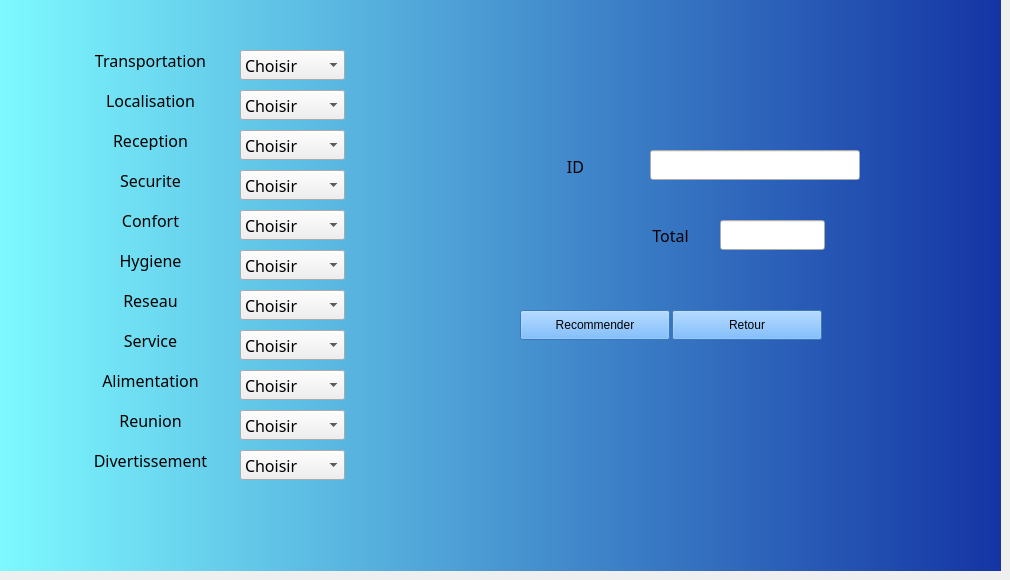
   <widget class="QWidget" name="Recommendation_2">
    <attribute name="icon">
     <iconset resource="Ressources.qrc">
      <normaloff>:/Boutons/Bottons/Recommendation.png</normaloff>:/Boutons/Bottons/Recommendation.png</iconset>
    </attribute>
    <attribute name="title">
     <string>Recommendation</string>
    </attribute>
    <widget class="QLabel" name="labeladdid_14">
     <property name="geometry">
      <rect>
       <x>80</x>
       <y>50</y>
       <width>141</width>
       <height>20</height>
      </rect>
     </property>
     <property name="font">
      <font>
       <family>Franklin Gothic Demi Cond</family>
       <pointsize>12</pointsize>
       <weight>50</weight>
       <italic>false</italic>
       <bold>false</bold>
      </font>
     </property>
     <property name="text">
      <string>Transportation</string>
     </property>
     <property name="alignment">
      <set>Qt::AlignCenter</set>
     </property>
    </widget>
    <widget class="QLabel" name="labeladdid_15">
     <property name="geometry">
      <rect>
       <x>80</x>
       <y>90</y>
       <width>141</width>
       <height>20</height>
      </rect>
     </property>
     <property name="font">
      <font>
       <family>Franklin Gothic Demi Cond</family>
       <pointsize>12</pointsize>
       <weight>50</weight>
       <italic>false</italic>
       <bold>false</bold>
      </font>
     </property>
     <property name="text">
      <string>Localisation</string>
     </property>
     <property name="alignment">
      <set>Qt::AlignCenter</set>
     </property>
    </widget>
    <widget class="QLabel" name="labeladdid_16">
     <property name="geometry">
      <rect>
       <x>80</x>
       <y>130</y>
       <width>141</width>
       <height>20</height>
      </rect>
     </property>
     <property name="font">
      <font>
       <family>Franklin Gothic Demi Cond</family>
       <pointsize>12</pointsize>
       <weight>50</weight>
       <italic>false</italic>
       <bold>false</bold>
      </font>
     </property>
     <property name="text">
      <string>Reception</string>
     </property>
     <property name="alignment">
      <set>Qt::AlignCenter</set>
     </property>
    </widget>
    <widget class="QLabel" name="labeladdid_17">
     <property name="geometry">
      <rect>
       <x>80</x>
       <y>170</y>
       <width>141</width>
       <height>20</height>
      </rect>
     </property>
     <property name="font">
      <font>
       <family>Franklin Gothic Demi Cond</family>
       <pointsize>12</pointsize>
       <weight>50</weight>
       <italic>false</italic>
       <bold>false</bold>
      </font>
     </property>
     <property name="text">
      <string>Securite</string>
     </property>
     <property name="alignment">
      <set>Qt::AlignCenter</set>
     </property>
    </widget>
    <widget class="QLabel" name="labeladdid_18">
     <property name="geometry">
      <rect>
       <x>80</x>
       <y>210</y>
       <width>141</width>
       <height>20</height>
      </rect>
     </property>
     <property name="font">
      <font>
       <family>Franklin Gothic Demi Cond</family>
       <pointsize>12</pointsize>
       <weight>50</weight>
       <italic>false</italic>
       <bold>false</bold>
      </font>
     </property>
     <property name="text">
      <string>Confort</string>
     </property>
     <property name="alignment">
      <set>Qt::AlignCenter</set>
     </property>
    </widget>
    <widget class="QLabel" name="labeladdid_19">
     <property name="geometry">
      <rect>
       <x>80</x>
       <y>250</y>
       <width>141</width>
       <height>21</height>
      </rect>
     </property>
     <property name="font">
      <font>
       <family>Franklin Gothic Demi Cond</family>
       <pointsize>12</pointsize>
       <weight>50</weight>
       <italic>false</italic>
       <bold>false</bold>
      </font>
     </property>
     <property name="text">
      <string>Hygiene</string>
     </property>
     <property name="alignment">
      <set>Qt::AlignCenter</set>
     </property>
    </widget>
    <widget class="QLabel" name="labeladdid_20">
     <property name="geometry">
      <rect>
       <x>80</x>
       <y>290</y>
       <width>141</width>
       <height>20</height>
      </rect>
     </property>
     <property name="font">
      <font>
       <family>Franklin Gothic Demi Cond</family>
       <pointsize>12</pointsize>
       <weight>50</weight>
       <italic>false</italic>
       <bold>false</bold>
      </font>
     </property>
     <property name="text">
      <string>Reseau</string>
     </property>
     <property name="alignment">
      <set>Qt::AlignCenter</set>
     </property>
    </widget>
    <widget class="QLabel" name="labeladdid_21">
     <property name="geometry">
      <rect>
       <x>80</x>
       <y>450</y>
       <width>141</width>
       <height>20</height>
      </rect>
     </property>
     <property name="font">
      <font>
       <family>Franklin Gothic Demi Cond</family>
       <pointsize>12</pointsize>
       <weight>50</weight>
       <italic>false</italic>
       <bold>false</bold>
      </font>
     </property>
     <property name="text">
      <string>Divertissement</string>
     </property>
     <property name="alignment">
      <set>Qt::AlignCenter</set>
     </property>
    </widget>
    <widget class="QLabel" name="labeladdid_22">
     <property name="geometry">
      <rect>
       <x>80</x>
       <y>410</y>
       <width>141</width>
       <height>20</height>
      </rect>
     </property>
     <property name="font">
      <font>
       <family>Franklin Gothic Demi Cond</family>
       <pointsize>12</pointsize>
       <weight>50</weight>
       <italic>false</italic>
       <bold>false</bold>
      </font>
     </property>
     <property name="text">
      <string>Reunion</string>
     </property>
     <property name="alignment">
      <set>Qt::AlignCenter</set>
     </property>
    </widget>
    <widget class="QLabel" name="labeladdid_23">
     <property name="geometry">
      <rect>
       <x>80</x>
       <y>330</y>
       <width>141</width>
       <height>20</height>
      </rect>
     </property>
     <property name="font">
      <font>
       <family>Franklin Gothic Demi Cond</family>
       <pointsize>12</pointsize>
       <weight>50</weight>
       <italic>false</italic>
       <bold>false</bold>
      </font>
     </property>
     <property name="text">
      <string>Service</string>
     </property>
     <property name="alignment">
      <set>Qt::AlignCenter</set>
     </property>
    </widget>
    <widget class="QLabel" name="labeladdid_24">
     <property name="geometry">
      <rect>
       <x>80</x>
       <y>370</y>
       <width>141</width>
       <height>20</height>
      </rect>
     </property>
     <property name="font">
      <font>
       <family>Franklin Gothic Demi Cond</family>
       <pointsize>12</pointsize>
       <weight>50</weight>
       <italic>false</italic>
       <bold>false</bold>
      </font>
     </property>
     <property name="text">
      <string>Alimentation</string>
     </property>
     <property name="alignment">
      <set>Qt::AlignCenter</set>
     </property>
    </widget>
    <widget class="QPushButton" name="pushButton_16">
     <property name="geometry">
      <rect>
       <x>520</x>
       <y>310</y>
       <width>150</width>
       <height>30</height>
      </rect>
     </property>
     <property name="styleSheet">
      <string notr="true">font: 12pt &quot;Franklin Gothic Demi Cond&quot;;
background-color: rgb(85, 170, 255);
selection-color: rgb(85, 255, 255);
selection-background-color: rgb(255, 255, 255);</string>
     </property>
     <property name="text">
      <string>Recommender</string>
     </property>
     <property name="icon">
      <iconset resource="Ressources.qrc">
       <normaloff>:/Boutons/Bottons/Recommendation.png</normaloff>:/Boutons/Bottons/Recommendation.png</iconset>
     </property>
    </widget>
    <widget class="QPushButton" name="pushButton_17">
     <property name="geometry">
      <rect>
       <x>672</x>
       <y>310</y>
       <width>150</width>
       <height>30</height>
      </rect>
     </property>
     <property name="styleSheet">
      <string notr="true">font: 12pt &quot;Franklin Gothic Demi Cond&quot;;
background-color: rgb(85, 170, 255);
selection-color: rgb(85, 255, 255);
selection-background-color: rgb(255, 255, 255);</string>
     </property>
     <property name="text">
      <string>Retour</string>
     </property>
     <property name="icon">
      <iconset resource="Ressources.qrc">
       <normaloff>:/Boutons/Bottons/Retour.png</normaloff>:/Boutons/Bottons/Retour.png</iconset>
     </property>
    </widget>
    <widget class="QLabel" name="labelupdateid_4">
     <property name="geometry">
      <rect>
       <x>500</x>
       <y>156</y>
       <width>151</width>
       <height>20</height>
      </rect>
     </property>
     <property name="font">
      <font>
       <family>Franklin Gothic Demi Cond</family>
       <pointsize>12</pointsize>
       <weight>50</weight>
       <italic>false</italic>
       <bold>false</bold>
      </font>
     </property>
     <property name="text">
      <string>ID</string>
     </property>
     <property name="alignment">
      <set>Qt::AlignCenter</set>
     </property>
    </widget>
    <widget class="QLineEdit" name="id_reco">
     <property name="geometry">
      <rect>
       <x>650</x>
       <y>150</y>
       <width>210</width>
       <height>30</height>
      </rect>
     </property>
     <property name="font">
      <font>
       <family>Franklin Gothic Demi Cond</family>
       <pointsize>12</pointsize>
       <weight>50</weight>
       <italic>false</italic>
       <bold>false</bold>
      </font>
     </property>
     <property name="dragEnabled">
      <bool>false</bool>
     </property>
     <property name="readOnly">
      <bool>false</bool>
     </property>
    </widget>
    <widget class="QLabel" name="labelupdateid_6">
     <property name="geometry">
      <rect>
       <x>640</x>
       <y>220</y>
       <width>61</width>
       <height>31</height>
      </rect>
     </property>
     <property name="font">
      <font>
       <family>Franklin Gothic Demi Cond</family>
       <pointsize>12</pointsize>
       <weight>50</weight>
       <italic>false</italic>
       <bold>false</bold>
      </font>
     </property>
     <property name="text">
      <string>Total</string>
     </property>
     <property name="alignment">
      <set>Qt::AlignCenter</set>
     </property>
    </widget>
    <widget class="QLineEdit" name="total">
     <property name="geometry">
      <rect>
       <x>720</x>
       <y>220</y>
       <width>105</width>
       <height>30</height>
      </rect>
     </property>
     <property name="readOnly">
      <bool>true</bool>
     </property>
    </widget>
    <widget class="QComboBox" name="aa">
     <property name="geometry">
      <rect>
       <x>240</x>
       <y>50</y>
       <width>105</width>
       <height>30</height>
      </rect>
     </property>
     <property name="font">
      <font>
       <family>Franklin Gothic Demi Cond</family>
       <pointsize>12</pointsize>
       <weight>50</weight>
       <italic>false</italic>
       <bold>false</bold>
      </font>
     </property>
     <item>
      <property name="text">
       <string>Choisir</string>
      </property>
     </item>
     <item>
      <property name="text">
       <string>1</string>
      </property>
      <property name="icon">
       <iconset resource="Ressources.qrc">
        <normaloff>:/Boutons/Bottons/Star.png</normaloff>:/Boutons/Bottons/Star.png</iconset>
      </property>
     </item>
     <item>
      <property name="text">
       <string>2</string>
      </property>
      <property name="icon">
       <iconset resource="Ressources.qrc">
        <normaloff>:/Boutons/Bottons/Star.png</normaloff>:/Boutons/Bottons/Star.png</iconset>
      </property>
     </item>
     <item>
      <property name="text">
       <string>3</string>
      </property>
      <property name="icon">
       <iconset resource="Ressources.qrc">
        <normaloff>:/Boutons/Bottons/Star.png</normaloff>:/Boutons/Bottons/Star.png</iconset>
      </property>
     </item>
     <item>
      <property name="text">
       <string>4</string>
      </property>
      <property name="icon">
       <iconset resource="Ressources.qrc">
        <normaloff>:/Boutons/Bottons/Star.png</normaloff>:/Boutons/Bottons/Star.png</iconset>
      </property>
     </item>
     <item>
      <property name="text">
       <string>5</string>
      </property>
      <property name="icon">
       <iconset resource="Ressources.qrc">
        <normaloff>:/Boutons/Bottons/Star.png</normaloff>:/Boutons/Bottons/Star.png</iconset>
      </property>
     </item>
    </widget>
    <widget class="QComboBox" name="bb">
     <property name="geometry">
      <rect>
       <x>240</x>
       <y>90</y>
       <width>105</width>
       <height>30</height>
      </rect>
     </property>
     <property name="font">
      <font>
       <family>Franklin Gothic Demi Cond</family>
       <pointsize>12</pointsize>
       <weight>50</weight>
       <italic>false</italic>
       <bold>false</bold>
      </font>
     </property>
     <item>
      <property name="text">
       <string>Choisir</string>
      </property>
     </item>
     <item>
      <property name="text">
       <string>1</string>
      </property>
      <property name="icon">
       <iconset resource="Ressources.qrc">
        <normaloff>:/Boutons/Bottons/Star.png</normaloff>:/Boutons/Bottons/Star.png</iconset>
      </property>
     </item>
     <item>
      <property name="text">
       <string>2</string>
      </property>
      <property name="icon">
       <iconset resource="Ressources.qrc">
        <normaloff>:/Boutons/Bottons/Star.png</normaloff>:/Boutons/Bottons/Star.png</iconset>
      </property>
     </item>
     <item>
      <property name="text">
       <string>3</string>
      </property>
      <property name="icon">
       <iconset resource="Ressources.qrc">
        <normaloff>:/Boutons/Bottons/Star.png</normaloff>:/Boutons/Bottons/Star.png</iconset>
      </property>
     </item>
     <item>
      <property name="text">
       <string>4</string>
      </property>
      <property name="icon">
       <iconset resource="Ressources.qrc">
        <normaloff>:/Boutons/Bottons/Star.png</normaloff>:/Boutons/Bottons/Star.png</iconset>
      </property>
     </item>
     <item>
      <property name="text">
       <string>5</string>
      </property>
      <property name="icon">
       <iconset resource="Ressources.qrc">
        <normaloff>:/Boutons/Bottons/Star.png</normaloff>:/Boutons/Bottons/Star.png</iconset>
      </property>
     </item>
    </widget>
    <widget class="QComboBox" name="cc">
     <property name="geometry">
      <rect>
       <x>240</x>
       <y>130</y>
       <width>105</width>
       <height>30</height>
      </rect>
     </property>
     <property name="font">
      <font>
       <family>Franklin Gothic Demi Cond</family>
       <pointsize>12</pointsize>
       <weight>50</weight>
       <italic>false</italic>
       <bold>false</bold>
      </font>
     </property>
     <item>
      <property name="text">
       <string>Choisir</string>
      </property>
     </item>
     <item>
      <property name="text">
       <string>1</string>
      </property>
      <property name="icon">
       <iconset resource="Ressources.qrc">
        <normaloff>:/Boutons/Bottons/Star.png</normaloff>:/Boutons/Bottons/Star.png</iconset>
      </property>
     </item>
     <item>
      <property name="text">
       <string>2</string>
      </property>
      <property name="icon">
       <iconset resource="Ressources.qrc">
        <normaloff>:/Boutons/Bottons/Star.png</normaloff>:/Boutons/Bottons/Star.png</iconset>
      </property>
     </item>
     <item>
      <property name="text">
       <string>3</string>
      </property>
      <property name="icon">
       <iconset resource="Ressources.qrc">
        <normaloff>:/Boutons/Bottons/Star.png</normaloff>:/Boutons/Bottons/Star.png</iconset>
      </property>
     </item>
     <item>
      <property name="text">
       <string>4</string>
      </property>
      <property name="icon">
       <iconset resource="Ressources.qrc">
        <normaloff>:/Boutons/Bottons/Star.png</normaloff>:/Boutons/Bottons/Star.png</iconset>
      </property>
     </item>
     <item>
      <property name="text">
       <string>5</string>
      </property>
      <property name="icon">
       <iconset resource="Ressources.qrc">
        <normaloff>:/Boutons/Bottons/Star.png</normaloff>:/Boutons/Bottons/Star.png</iconset>
      </property>
     </item>
    </widget>
    <widget class="QComboBox" name="dd">
     <property name="geometry">
      <rect>
       <x>240</x>
       <y>170</y>
       <width>105</width>
       <height>30</height>
      </rect>
     </property>
     <property name="font">
      <font>
       <family>Franklin Gothic Demi Cond</family>
       <pointsize>12</pointsize>
       <weight>50</weight>
       <italic>false</italic>
       <bold>false</bold>
      </font>
     </property>
     <item>
      <property name="text">
       <string>Choisir</string>
      </property>
     </item>
     <item>
      <property name="text">
       <string>1</string>
      </property>
      <property name="icon">
       <iconset resource="Ressources.qrc">
        <normaloff>:/Boutons/Bottons/Star.png</normaloff>:/Boutons/Bottons/Star.png</iconset>
      </property>
     </item>
     <item>
      <property name="text">
       <string>2</string>
      </property>
      <property name="icon">
       <iconset resource="Ressources.qrc">
        <normaloff>:/Boutons/Bottons/Star.png</normaloff>:/Boutons/Bottons/Star.png</iconset>
      </property>
     </item>
     <item>
      <property name="text">
       <string>3</string>
      </property>
      <property name="icon">
       <iconset resource="Ressources.qrc">
        <normaloff>:/Boutons/Bottons/Star.png</normaloff>:/Boutons/Bottons/Star.png</iconset>
      </property>
     </item>
     <item>
      <property name="text">
       <string>4</string>
      </property>
      <property name="icon">
       <iconset resource="Ressources.qrc">
        <normaloff>:/Boutons/Bottons/Star.png</normaloff>:/Boutons/Bottons/Star.png</iconset>
      </property>
     </item>
     <item>
      <property name="text">
       <string>5</string>
      </property>
      <property name="icon">
       <iconset resource="Ressources.qrc">
        <normaloff>:/Boutons/Bottons/Star.png</normaloff>:/Boutons/Bottons/Star.png</iconset>
      </property>
     </item>
    </widget>
    <widget class="QComboBox" name="ee">
     <property name="geometry">
      <rect>
       <x>240</x>
       <y>210</y>
       <width>105</width>
       <height>30</height>
      </rect>
     </property>
     <property name="font">
      <font>
       <family>Franklin Gothic Demi Cond</family>
       <pointsize>12</pointsize>
       <weight>50</weight>
       <italic>false</italic>
       <bold>false</bold>
      </font>
     </property>
     <item>
      <property name="text">
       <string>Choisir</string>
      </property>
     </item>
     <item>
      <property name="text">
       <string>1</string>
      </property>
      <property name="icon">
       <iconset resource="Ressources.qrc">
        <normaloff>:/Boutons/Bottons/Star.png</normaloff>:/Boutons/Bottons/Star.png</iconset>
      </property>
     </item>
     <item>
      <property name="text">
       <string>2</string>
      </property>
      <property name="icon">
       <iconset resource="Ressources.qrc">
        <normaloff>:/Boutons/Bottons/Star.png</normaloff>:/Boutons/Bottons/Star.png</iconset>
      </property>
     </item>
     <item>
      <property name="text">
       <string>3</string>
      </property>
      <property name="icon">
       <iconset resource="Ressources.qrc">
        <normaloff>:/Boutons/Bottons/Star.png</normaloff>:/Boutons/Bottons/Star.png</iconset>
      </property>
     </item>
     <item>
      <property name="text">
       <string>4</string>
      </property>
      <property name="icon">
       <iconset resource="Ressources.qrc">
        <normaloff>:/Boutons/Bottons/Star.png</normaloff>:/Boutons/Bottons/Star.png</iconset>
      </property>
     </item>
     <item>
      <property name="text">
       <string>5</string>
      </property>
      <property name="icon">
       <iconset resource="Ressources.qrc">
        <normaloff>:/Boutons/Bottons/Star.png</normaloff>:/Boutons/Bottons/Star.png</iconset>
      </property>
     </item>
    </widget>
    <widget class="QComboBox" name="ff">
     <property name="geometry">
      <rect>
       <x>240</x>
       <y>250</y>
       <width>105</width>
       <height>30</height>
      </rect>
     </property>
     <property name="font">
      <font>
       <family>Franklin Gothic Demi Cond</family>
       <pointsize>12</pointsize>
       <weight>50</weight>
       <italic>false</italic>
       <bold>false</bold>
      </font>
     </property>
     <item>
      <property name="text">
       <string>Choisir</string>
      </property>
     </item>
     <item>
      <property name="text">
       <string>1</string>
      </property>
      <property name="icon">
       <iconset resource="Ressources.qrc">
        <normaloff>:/Boutons/Bottons/Star.png</normaloff>:/Boutons/Bottons/Star.png</iconset>
      </property>
     </item>
     <item>
      <property name="text">
       <string>2</string>
      </property>
      <property name="icon">
       <iconset resource="Ressources.qrc">
        <normaloff>:/Boutons/Bottons/Star.png</normaloff>:/Boutons/Bottons/Star.png</iconset>
      </property>
     </item>
     <item>
      <property name="text">
       <string>3</string>
      </property>
      <property name="icon">
       <iconset resource="Ressources.qrc">
        <normaloff>:/Boutons/Bottons/Star.png</normaloff>:/Boutons/Bottons/Star.png</iconset>
      </property>
     </item>
     <item>
      <property name="text">
       <string>4</string>
      </property>
      <property name="icon">
       <iconset resource="Ressources.qrc">
        <normaloff>:/Boutons/Bottons/Star.png</normaloff>:/Boutons/Bottons/Star.png</iconset>
      </property>
     </item>
     <item>
      <property name="text">
       <string>5</string>
      </property>
      <property name="icon">
       <iconset resource="Ressources.qrc">
        <normaloff>:/Boutons/Bottons/Star.png</normaloff>:/Boutons/Bottons/Star.png</iconset>
      </property>
     </item>
    </widget>
    <widget class="QComboBox" name="gg">
     <property name="geometry">
      <rect>
       <x>240</x>
       <y>290</y>
       <width>105</width>
       <height>30</height>
      </rect>
     </property>
     <property name="font">
      <font>
       <family>Franklin Gothic Demi Cond</family>
       <pointsize>12</pointsize>
       <weight>50</weight>
       <italic>false</italic>
       <bold>false</bold>
      </font>
     </property>
     <item>
      <property name="text">
       <string>Choisir</string>
      </property>
     </item>
     <item>
      <property name="text">
       <string>1</string>
      </property>
      <property name="icon">
       <iconset resource="Ressources.qrc">
        <normaloff>:/Boutons/Bottons/Star.png</normaloff>:/Boutons/Bottons/Star.png</iconset>
      </property>
     </item>
     <item>
      <property name="text">
       <string>2</string>
      </property>
      <property name="icon">
       <iconset resource="Ressources.qrc">
        <normaloff>:/Boutons/Bottons/Star.png</normaloff>:/Boutons/Bottons/Star.png</iconset>
      </property>
     </item>
     <item>
      <property name="text">
       <string>3</string>
      </property>
      <property name="icon">
       <iconset resource="Ressources.qrc">
        <normaloff>:/Boutons/Bottons/Star.png</normaloff>:/Boutons/Bottons/Star.png</iconset>
      </property>
     </item>
     <item>
      <property name="text">
       <string>4</string>
      </property>
      <property name="icon">
       <iconset resource="Ressources.qrc">
        <normaloff>:/Boutons/Bottons/Star.png</normaloff>:/Boutons/Bottons/Star.png</iconset>
      </property>
     </item>
     <item>
      <property name="text">
       <string>5</string>
      </property>
      <property name="icon">
       <iconset resource="Ressources.qrc">
        <normaloff>:/Boutons/Bottons/Star.png</normaloff>:/Boutons/Bottons/Star.png</iconset>
      </property>
     </item>
    </widget>
    <widget class="QComboBox" name="hh">
     <property name="geometry">
      <rect>
       <x>240</x>
       <y>330</y>
       <width>105</width>
       <height>30</height>
      </rect>
     </property>
     <property name="font">
      <font>
       <family>Franklin Gothic Demi Cond</family>
       <pointsize>12</pointsize>
       <weight>50</weight>
       <italic>false</italic>
       <bold>false</bold>
      </font>
     </property>
     <item>
      <property name="text">
       <string>Choisir</string>
      </property>
     </item>
     <item>
      <property name="text">
       <string>1</string>
      </property>
      <property name="icon">
       <iconset resource="Ressources.qrc">
        <normaloff>:/Boutons/Bottons/Star.png</normaloff>:/Boutons/Bottons/Star.png</iconset>
      </property>
     </item>
     <item>
      <property name="text">
       <string>2</string>
      </property>
      <property name="icon">
       <iconset resource="Ressources.qrc">
        <normaloff>:/Boutons/Bottons/Star.png</normaloff>:/Boutons/Bottons/Star.png</iconset>
      </property>
     </item>
     <item>
      <property name="text">
       <string>3</string>
      </property>
      <property name="icon">
       <iconset resource="Ressources.qrc">
        <normaloff>:/Boutons/Bottons/Star.png</normaloff>:/Boutons/Bottons/Star.png</iconset>
      </property>
     </item>
     <item>
      <property name="text">
       <string>4</string>
      </property>
      <property name="icon">
       <iconset resource="Ressources.qrc">
        <normaloff>:/Boutons/Bottons/Star.png</normaloff>:/Boutons/Bottons/Star.png</iconset>
      </property>
     </item>
     <item>
      <property name="text">
       <string>5</string>
      </property>
      <property name="icon">
       <iconset resource="Ressources.qrc">
        <normaloff>:/Boutons/Bottons/Star.png</normaloff>:/Boutons/Bottons/Star.png</iconset>
      </property>
     </item>
    </widget>
    <widget class="QComboBox" name="ii">
     <property name="geometry">
      <rect>
       <x>240</x>
       <y>370</y>
       <width>105</width>
       <height>30</height>
      </rect>
     </property>
     <property name="font">
      <font>
       <family>Franklin Gothic Demi Cond</family>
       <pointsize>12</pointsize>
       <weight>50</weight>
       <italic>false</italic>
       <bold>false</bold>
      </font>
     </property>
     <item>
      <property name="text">
       <string>Choisir</string>
      </property>
     </item>
     <item>
      <property name="text">
       <string>1</string>
      </property>
      <property name="icon">
       <iconset resource="Ressources.qrc">
        <normaloff>:/Boutons/Bottons/Star.png</normaloff>:/Boutons/Bottons/Star.png</iconset>
      </property>
     </item>
     <item>
      <property name="text">
       <string>2</string>
      </property>
      <property name="icon">
       <iconset resource="Ressources.qrc">
        <normaloff>:/Boutons/Bottons/Star.png</normaloff>:/Boutons/Bottons/Star.png</iconset>
      </property>
     </item>
     <item>
      <property name="text">
       <string>3</string>
      </property>
      <property name="icon">
       <iconset resource="Ressources.qrc">
        <normaloff>:/Boutons/Bottons/Star.png</normaloff>:/Boutons/Bottons/Star.png</iconset>
      </property>
     </item>
     <item>
      <property name="text">
       <string>4</string>
      </property>
      <property name="icon">
       <iconset resource="Ressources.qrc">
        <normaloff>:/Boutons/Bottons/Star.png</normaloff>:/Boutons/Bottons/Star.png</iconset>
      </property>
     </item>
     <item>
      <property name="text">
       <string>5</string>
      </property>
      <property name="icon">
       <iconset resource="Ressources.qrc">
        <normaloff>:/Boutons/Bottons/Star.png</normaloff>:/Boutons/Bottons/Star.png</iconset>
      </property>
     </item>
    </widget>
    <widget class="QComboBox" name="jj">
     <property name="geometry">
      <rect>
       <x>240</x>
       <y>410</y>
       <width>105</width>
       <height>30</height>
      </rect>
     </property>
     <property name="font">
      <font>
       <family>Franklin Gothic Demi Cond</family>
       <pointsize>12</pointsize>
       <weight>50</weight>
       <italic>false</italic>
       <bold>false</bold>
      </font>
     </property>
     <item>
      <property name="text">
       <string>Choisir</string>
      </property>
     </item>
     <item>
      <property name="text">
       <string>1</string>
      </property>
      <property name="icon">
       <iconset resource="Ressources.qrc">
        <normaloff>:/Boutons/Bottons/Star.png</normaloff>:/Boutons/Bottons/Star.png</iconset>
      </property>
     </item>
     <item>
      <property name="text">
       <string>2</string>
      </property>
      <property name="icon">
       <iconset resource="Ressources.qrc">
        <normaloff>:/Boutons/Bottons/Star.png</normaloff>:/Boutons/Bottons/Star.png</iconset>
      </property>
     </item>
     <item>
      <property name="text">
       <string>3</string>
      </property>
      <property name="icon">
       <iconset resource="Ressources.qrc">
        <normaloff>:/Boutons/Bottons/Star.png</normaloff>:/Boutons/Bottons/Star.png</iconset>
      </property>
     </item>
     <item>
      <property name="text">
       <string>4</string>
      </property>
      <property name="icon">
       <iconset resource="Ressources.qrc">
        <normaloff>:/Boutons/Bottons/Star.png</normaloff>:/Boutons/Bottons/Star.png</iconset>
      </property>
     </item>
     <item>
      <property name="text">
       <string>5</string>
      </property>
      <property name="icon">
       <iconset resource="Ressources.qrc">
        <normaloff>:/Boutons/Bottons/Star.png</normaloff>:/Boutons/Bottons/Star.png</iconset>
      </property>
     </item>
    </widget>
    <widget class="QComboBox" name="kk">
     <property name="geometry">
      <rect>
       <x>240</x>
       <y>450</y>
       <width>105</width>
       <height>30</height>
      </rect>
     </property>
     <property name="font">
      <font>
       <family>Franklin Gothic Demi Cond</family>
       <pointsize>12</pointsize>
       <weight>50</weight>
       <italic>false</italic>
       <bold>false</bold>
      </font>
     </property>
     <item>
      <property name="text">
       <string>Choisir</string>
      </property>
     </item>
     <item>
      <property name="text">
       <string>1</string>
      </property>
      <property name="icon">
       <iconset resource="Ressources.qrc">
        <normaloff>:/Boutons/Bottons/Star.png</normaloff>:/Boutons/Bottons/Star.png</iconset>
      </property>
     </item>
     <item>
      <property name="text">
       <string>2</string>
      </property>
      <property name="icon">
       <iconset resource="Ressources.qrc">
        <normaloff>:/Boutons/Bottons/Star.png</normaloff>:/Boutons/Bottons/Star.png</iconset>
      </property>
     </item>
     <item>
      <property name="text">
       <string>3</string>
      </property>
      <property name="icon">
       <iconset resource="Ressources.qrc">
        <normaloff>:/Boutons/Bottons/Star.png</normaloff>:/Boutons/Bottons/Star.png</iconset>
      </property>
     </item>
     <item>
      <property name="text">
       <string>4</string>
      </property>
      <property name="icon">
       <iconset resource="Ressources.qrc">
        <normaloff>:/Boutons/Bottons/Star.png</normaloff>:/Boutons/Bottons/Star.png</iconset>
      </property>
     </item>
     <item>
      <property name="text">
       <string>5</string>
      </property>
      <property name="icon">
       <iconset resource="Ressources.qrc">
        <normaloff>:/Boutons/Bottons/Star.png</normaloff>:/Boutons/Bottons/Star.png</iconset>
      </property>
     </item>
    </widget>
    <widget class="QLabel" name="label_backg_5">
     <property name="geometry">
      <rect>
       <x>0</x>
       <y>0</y>
       <width>1001</width>
       <height>571</height>
      </rect>
     </property>
     <property name="styleSheet">
      <string notr="true">background-color:qlineargradient(spread:pad, x1:0, y1:0, x2:1, y2:0, stop:0 rgba(125, 249, 255, 255), stop:1 rgba(20, 52, 164, 255));
color:rgb(243, 252, 255);</string>
     </property>
     <property name="text">
      <string/>
     </property>
    </widget>
    <zorder>label_backg_5</zorder>
    <zorder>labeladdid_14</zorder>
    <zorder>labeladdid_15</zorder>
    <zorder>labeladdid_16</zorder>
    <zorder>labeladdid_17</zorder>
    <zorder>labeladdid_18</zorder>
    <zorder>labeladdid_19</zorder>
    <zorder>labeladdid_20</zorder>
    <zorder>labeladdid_21</zorder>
    <zorder>labeladdid_22</zorder>
    <zorder>labeladdid_23</zorder>
    <zorder>labeladdid_24</zorder>
    <zorder>pushButton_16</zorder>
    <zorder>pushButton_17</zorder>
    <zorder>labelupdateid_4</zorder>
    <zorder>id_reco</zorder>
    <zorder>labelupdateid_6</zorder>
    <zorder>total</zorder>
    <zorder>aa</zorder>
    <zorder>bb</zorder>
    <zorder>cc</zorder>
    <zorder>dd</zorder>
    <zorder>ee</zorder>
    <zorder>ff</zorder>
    <zorder>gg</zorder>
    <zorder>hh</zorder>
    <zorder>ii</zorder>
    <zorder>jj</zorder>
    <zorder>kk</zorder>
   </widget>
